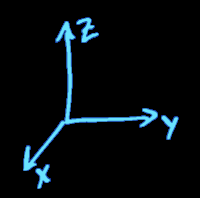
#> input picture images/rand/1.png, 200 x 198 px
$ python zw-holography.py
#> lines starting #> are read from the running program, lines starting #| are printed output that depends on the picture
import cv2
import numpy as np
import random
import os
from pynput.mouse import Listener

# Initialize constants
width = 640
height = 360
state = 0

def getRandomImage(path):
    """
    :param path: The to randomly draw images from
    :return: a random filename, chosen among the files of the given path.
    """
#> called with path = '../images/rand'
    files = os.listdir(path)
    index = random.randrange(0, len(files))
    # print(index)
    # print(files[index])
    # print(path+"/"+files[index])
    return cv2.imread(path + "/" + files[index], cv2.IMREAD_UNCHANGED)
#> returned value is the input picture: shape (198, 200, 4); mean B, G, R, A 14, 10.6, 4.7, 12.8


class Particle:
    """
    A particle that moves and has an image
    """

    def __init__(self, path):
        self.path = path
        self.v = np.array([0, 0])
        self.r = np.array([-1, -1])
        self.update()

    def update(self):
        self.r += self.v
        if (self.r[0] < 0) or (self.r[0] > width) or (self.r[1] < 0) or (self.r[1] > height):
            self.r = np.array([random.randint(0, width), random.randint(0, height)])
            self.v = np.array([random.randint(-30, 30), random.randint(-30, 30)])
            while np.linalg.norm(self.v) == 0:
                self.v = np.array([random.randint(-30, 30), random.randint(-30, 30)])
            self.img = getRandomImage(self.path)

    def __str__(self):
        return str(self.r) + " moving at " + str(self.v)


def zwm(directory, num_particles):
    """
    :param directory: The directory in which images are stored
    :param num_particles: The number of particles to simulate
    :return: Simulates and renders a Zach Weinersmith Holograph with the specific images and number of particles
    """

    cv2.imshow("wefwef", getRandomImage(directory))
    cv2.waitKey(50000)

    # Randomly initialize particles
    particles = [Particle(directory) for _ in range(num_particles)]
#> call 3 of getRandomImage, with path = '../images/rand'
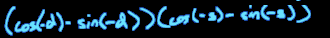
#> input picture images/rand/10.png, 330 x 38 px
#> in getRandomImage, returned value is the input picture: shape (38, 330, 4); mean B, G, R, A 43.6, 32.4, 14.3, 36.3
#> call 4 of getRandomImage, with path = '../images/rand'
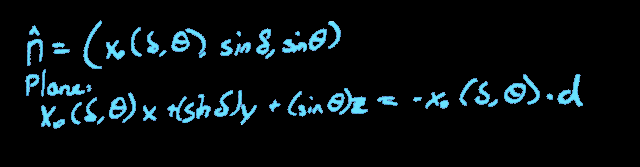
#> input picture images/rand/0.png, 640 x 167 px
#> in getRandomImage, returned value is the input picture: shape (167, 640, 4); mean B, G, R, A 17.4, 14.5, 7.2, 18.9

    cv2.imshow("blank", np.zeros([height, width, 4]))
    cv2.waitKey(50000)

    cv2.namedWindow("Zach Weinersmith Machine", cv2.WND_PROP_FULLSCREEN)
    cv2.setWindowProperty("Zach Weinersmith Machine", cv2.WND_PROP_FULLSCREEN, cv2.WINDOW_FULLSCREEN)

    # Run Holograph
    while True:
        if state == 0:
            frame = np.zeros([height, width, 4])
            for p in particles:
                #print(p)
                # Update position vector
                p.update()
                # Render new frame
                #print(p.img.shape)
                # print(frame.shape)
                frame_to_add = np.zeros([height, width, 4])
                #print("p.r = " + str(p.r))
                frame_to_add[p.r[1] + max(0, -p.r[1]):p.r[1] + min(p.img.shape[0], height - p.r[1]),
                p.r[0] + max(0, -p.r[0]):p.r[0] + min(p.img.shape[1], width - p.r[0])] = \
                    p.img[max(0, -p.r[1]):min(p.img.shape[0],height - p.r[1]), max(0, -p.r[0]):min(p.img.shape[1], width - p.r[0])]
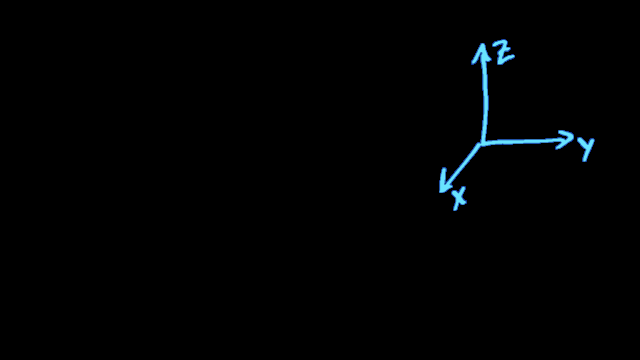
#> frame_to_add: shape (360, 640, 4) float64; mean B, G, R, A 2.4, 1.8, 0.8, 2.2
                #frame = cv2.addWeighted(frame, 0.4, frame_to_add, 0.1, 0)
                frame = cv2.addWeighted(frame, 0.8, frame_to_add, 0.1, 0)
            frame = cv2.addWeighted(frame, 0.3, np.zeros([height, width, 4]), 0.7, 0)
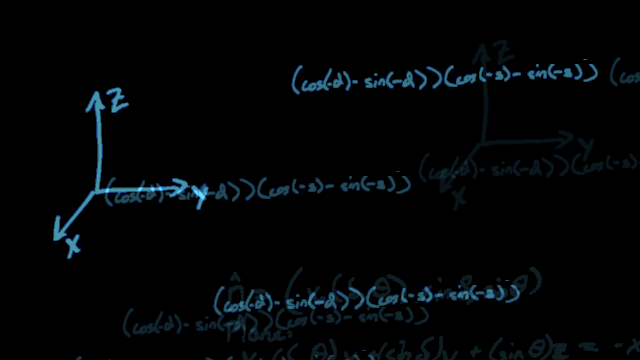
#> frame: shape (360, 640, 4) float64; mean B, G, R, A 0.291, 0.221, 0.0993, 0.259; drawn with min black and max white
            frame = cv2.addWeighted(frame, 0.3, np.zeros([height, width, 4]), 0.7, 0)

            # Display frame in fullscreen
            cv2.imshow("Zach Weinersmith Machine", frame)
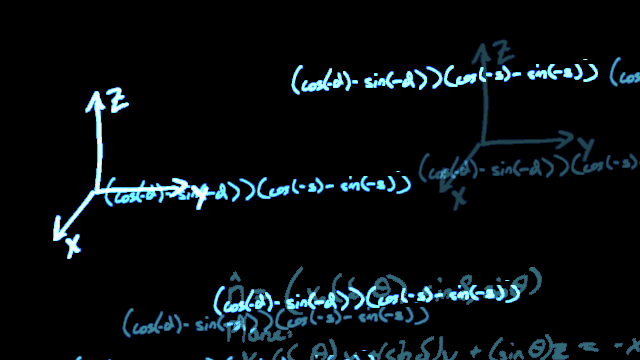
#> window 'Zach Weinersmith Machine': shape (360, 640, 4); mean B, G, R, A 16.5, 13.7, 7.5, 14.5
            cv2.waitKey(1)
        if state == 1:
            no_frame = cv2.imread("../images/No.png")
            cv2.imshow("Zach Weinersmith Machine", no_frame)
        if state == 2:
            no_frame = cv2.imread("../images/sadstonks.png")
            cv2.imshow("Zach Weinersmith Machine", no_frame)


def on_click():
    global state
    state = (state + 1) % 3

with Listener(
    on_click = on_click
) as listener:
    listener.join()

zwm("../images/rand", 10)

# TODO: Each equation should appear at most once
